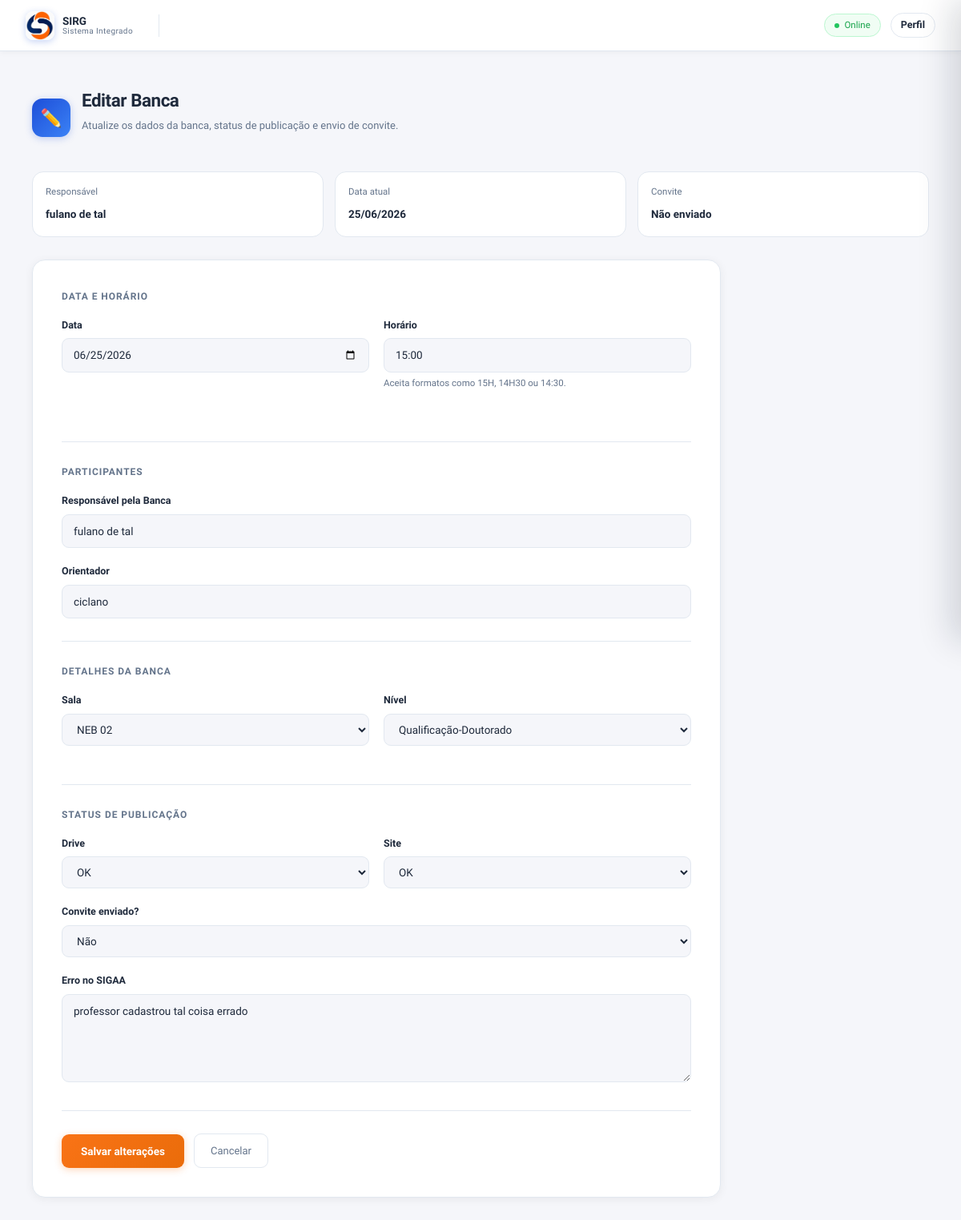
The page /bancas/editar/1 on the database its author committed.
### app/models.py (models this page shows, shortened)
class Banca(db.Model):
    id = db.Column(db.Integer, primary_key=True)
    data = db.Column(db.Date, nullable=False)
    horario = db.Column(db.Time, nullable=False)
    responsavel_banca = db.Column(db.String(150), nullable=False)
    orientador = db.Column(db.String(150), nullable=False)
    sala = db.Column(db.String(20), nullable=True)
    nivel = db.Column(db.String(80), nullable=False)
    drive_status = db.Column(db.String(20), nullable=False, default='pendente')
    site_status = db.Column(db.String(20), nullable=False, default='pendente')
    erro_sigaa = db.Column(db.Text, nullable=True)
    convite_enviado = db.Column(db.Boolean, default=False)

### app/routes/bancas.py (the view, shortened to what this page needs)
@bancas.route('/editar/<int:id>', methods=['GET', 'POST'])
def editar_banca(id):
    banca = Banca.query.get_or_404(id)
    return render_template('bancas/editarbancas.html', banca=banca)

### app/templates/bancas/editarbancas.html (shortened to what this page needs)
{% extends "base.html" %}
{% block content %}
<div class="page-header">
  <div class="page-header-icon">✏️</div>
  <div class="page-header-text">
    <h1>Editar Banca</h1>
    <p>Atualize os dados da banca, status de publicação e envio de convite.</p>
  </div>
</div>
<div class="status-preview">
  <div class="status-card">
    <span>Responsável</span>
    <strong>{{ banca.responsavel_banca }}</strong>
  </div>
  <div class="status-card">
    <span>Data atual</span>
    <strong>{{ banca.data.strftime('%d/%m/%Y') }}</strong>
  </div>
  <div class="status-card">
    <span>Convite</span>
    <strong>
      {% if banca.convite_enviado %}
        Enviado
      {% else %}
        Não enviado
      {% endif %}
    </strong>
  </div>
</div>
<div class="form-card">
  <form method="POST">
    <p class="form-section-label">Data e horário</p>
    <div class="field-row">
      <div class="field-group">
        <label for="data">Data</label>
        <input
          type="date"
          id="data"
          name="data"
          value="{{ banca.data.strftime('%Y-%m-%d') }}"
          required
        >
      </div>
      <div class="field-group">
        <label for="horario">Horário</label>
        <input
          type="text"
          id="horario"
          name="horario"
          value="{{ banca.horario.strftime('%H:%M') }}"
          required
        >
        <p class="field-tip">Aceita formatos como 15H, 14H30 ou 14:30.</p>
      </div>
    </div>
    <div class="form-divider"></div>
    <p class="form-section-label">Participantes</p>
    <div class="field-group">
      <label for="responsavel_banca">Responsável pela Banca</label>
      <input
        type="text"
        id="responsavel_banca"
        name="responsavel_banca"
        value="{{ banca.responsavel_banca }}"
        required
      >
    </div>
    <div class="field-group">
      <label for="orientador">Orientador</label>
      <input
        type="text"
        id="orientador"
        name="orientador"
        value="{{ banca.orientador }}"
        required
      >
    </div>
    <div class="form-divider"></div>
    <p class="form-section-label">Detalhes da banca</p>
    <div class="field-row">
      <div class="field-group">
        <label for="sala">Sala</label>
        <select id="sala" name="sala">
          <option value="NEB 02" {% if banca.sala == 'NEB 02' %}selected{% endif %}>NEB 02</option>
        </select>
      </div>
      <div class="field-group">
        <label for="nivel">Nível</label>
        <select id="nivel" name="nivel" required>
          <option value="Qualificação-Doutorado" {% if banca.nivel == 'Qualificação-Doutorado' %}selected{% endif %}>Qualificação-Doutorado</option>
        </select>
      </div>
    </div>
    <div class="form-divider"></div>
    <p class="form-section-label">Status de publicação</p>
    <div class="field-row">
      <div class="field-group">
        <label for="drive_status">Drive</label>
        <select id="drive_status" name="drive_status">
          <option value="OK" {% if banca.drive_status == 'OK' %}selected{% endif %}>OK</option>
        </select>
      </div>
      <div class="field-group">
        <label for="site_status">Site</label>
        <select id="site_status" name="site_status">
          <option value="OK" {% if banca.site_status == 'OK' %}selected{% endif %}>OK</option>
        </select>
      </div>
    </div>
    <div class="field-group">
      <label for="convite_enviado">Convite enviado?</label>
      <select id="convite_enviado" name="convite_enviado">
        <option value="nao" {% if not banca.convite_enviado %}selected{% endif %}>Não</option>
      </select>
    </div>
    <div class="field-group">
      <label for="erro_sigaa">Erro no SIGAA</label>
      <textarea
        id="erro_sigaa"
        name="erro_sigaa"
        placeholder="Ex: Sala errada no SIGAA, ausência de membro externo, ou deixe vazio se não houver erro."
      >{{ banca.erro_sigaa or '' }}</textarea>
    </div>
    <div class="form-divider"></div>
    <div class="form-actions">
      <button type="submit" class="btn-primary">
        Salvar alterações
      </button>
      <a href="{{ url_for('bancas.visualizar_banca') }}" class="btn-secondary">
        Cancelar
      </a>
    </div>
  </form>
</div>
{% endblock %}

### app/templates/base.html (style rules this page uses)
:root { --bg: #f5f6fa; --white: #ffffff; --orange: #f97316; --orange-light: #fff4ed; --blue: #1d4ed8; --blue-light: #eff6ff; --text: #1e293b; --text-muted: #64748b; --border: #e2e8f0; --nav-h: 64px; }
* { box-sizing: border-box; margin: 0; padding: 0; }
body { font-family: 'Sora', sans-serif; background: var(--bg); color: var(--text); min-height: 100vh; }

### app/templates/bancas/editarbancas.html (style rules this page uses)
.page-header { display: flex; align-items: center; gap: 14px; margin-bottom: 32px; }
.page-header-icon { width: 48px; height: 48px; background: linear-gradient(135deg, var(--blue), #3b82f6); border-radius: 13px; display: flex; align-items: center; justify-content: center; font-size: 22px; box-shadow: 0 2px 10px rgba(29,78,216,0.25); }
.page-header-text h1 { font-size: 1.4rem; font-weight: 700; color: var(--text); letter-spacing: -0.02em; }
.page-header-text p { font-size: 13px; color: var(--text-muted); font-weight: 300; margin-top: 2px; }
.form-card { background: var(--white); border: 1.5px solid var(--border); border-radius: 16px; padding: 36px; box-shadow: 0 2px 12px rgba(0,0,0,0.06); max-width: 860px; animation: fadeUp 0.4s ease both; }
.form-section-label { font-size: 12px; font-weight: 700; color: var(--text-muted); text-transform: uppercase; letter-spacing: 0.08em; margin-bottom: 18px; }
.field-row { display: grid; grid-template-columns: 1fr 1fr; gap: 18px; }
.field-group { margin-bottom: 20px; }
.field-group label { display: block; font-size: 12.5px; font-weight: 600; color: var(--text); margin-bottom: 7px; }
.field-group input, .field-group select, .field-group textarea { width: 100%; padding: 10px 14px; font-family: 'Sora', sans-serif; font-size: 13.5px; color: var(--text); background: var(--bg); border: 1.5px solid var(--border); border-radius: 9px; outline: none; transition: border-color 0.2s, box-shadow 0.2s, background 0.2s; }
.field-group select { cursor: pointer; }
.field-group textarea { resize: vertical; min-height: 110px; }
.field-tip { font-size: 11.5px; color: var(--text-muted); margin-top: 5px; font-weight: 300; }
.form-divider { height: 1px; background: var(--border); margin: 28px 0; }
.form-actions { display: flex; align-items: center; gap: 12px; flex-wrap: wrap; }
.btn-primary { display: inline-flex; align-items: center; gap: 8px; padding: 11px 24px; background: linear-gradient(135deg, var(--orange), var(--orange-dark, #ea6c0a)); color: #fff; font-family: 'Sora', sans-serif; font-size: 13.5px; font-weight: 600; border: none; border-radius: 9px; cursor: pointer; text-decoration: none; box-shadow: 0 2px 10px rgba(249,115,22,0.3); }
.btn-secondary { display: inline-flex; align-items: center; gap: 6px; padding: 11px 20px; background: none; color: var(--text-muted); font-family: 'Sora', sans-serif; font-size: 13px; font-weight: 500; border: 1.5px solid var(--border); border-radius: 9px; cursor: pointer; text-decoration: none; transition: background 0.15s, color 0.15s; }
.status-preview { display: grid; grid-template-columns: repeat(3, 1fr); gap: 14px; margin-bottom: 28px; }
.status-card { background: var(--white); border: 1.5px solid var(--border); border-radius: 14px; padding: 16px; }
.status-card span { display: block; font-size: 11.5px; color: var(--text-muted); margin-bottom: 6px; font-weight: 500; }
.status-card strong { font-size: 13.5px; color: var(--text); }

### rows shown on the page
Banca: responsavel_banca "fulano de tal", data "25/06/2026", data "06/25/2026", horario "15:00", orientador "ciclano", sala "NEB 02", nivel "Qualificação-Doutorado", drive_status "OK", site_status "OK", convite_enviado "Não", erro_sigaa "professor cadastrou tal coisa errado"
